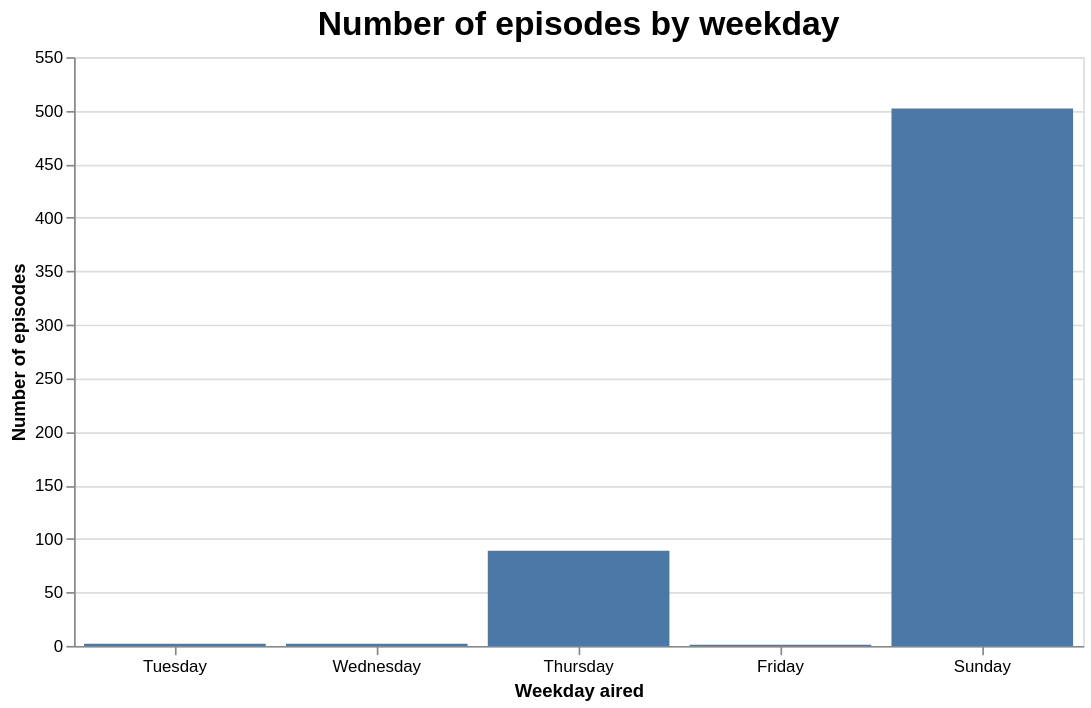

The notebook cell this image was saved under:
### Code cell
chart_7 = alt.Chart(df).mark_bar().encode(
    x=alt.X("weekday:N", sort=weekday_order, title="Weekday aired", axis=alt.Axis(labelAngle=0)),
    y=alt.Y("count():Q", title="Number of episodes"),
    tooltip=[
        alt.Tooltip("weekday:N", title="Weekday"),
        alt.Tooltip("count():Q", title="Episodes")
    ]
).properties(
    title="Number of episodes by weekday",
    width=600,
    height=350
).configure_title(
    fontSize=20
)

chart_7

### Figure 1 — Vega-Lite specification as saved in the notebook (floating-point values rounded to 4 significant figures; data arrays with more than 128 entries replaced by an {"elided": "..."} marker saying what was removed)
{"config": {"view": {"continuousWidth": 300, "continuousHeight": 300}, "title": {"fontSize": 20}}, "data": {"name": "data-f8b5d16fb8b95ffcb2d95f366f0df223"}, "mark": {"type": "bar"}, "encoding": {"tooltip": [{"field": "weekday", "title": "Weekday", "type": "nominal"}, {"aggregate": "count", "title": "Episodes", "type": "quantitative"}], "x": {"axis": {"labelAngle": 0}, "field": "weekday", "sort": ["Monday", "Tuesday", "Wednesday", "Thursday", "Friday", "Saturday", "Sunday"], "title": "Weekday aired", "type": "nominal"}, "y": {"aggregate": "count", "title": "Number of episodes", "type": "quantitative"}}, "height": 350, "title": "Number of episodes by weekday", "width": 600, "$schema": "https://vega.github.io/schema/vega-lite/v5.20.1.json", "datasets": {"data-f8b5d16fb8b95ffcb2d95f366f0df223": {"elided": "596 records"}}}
